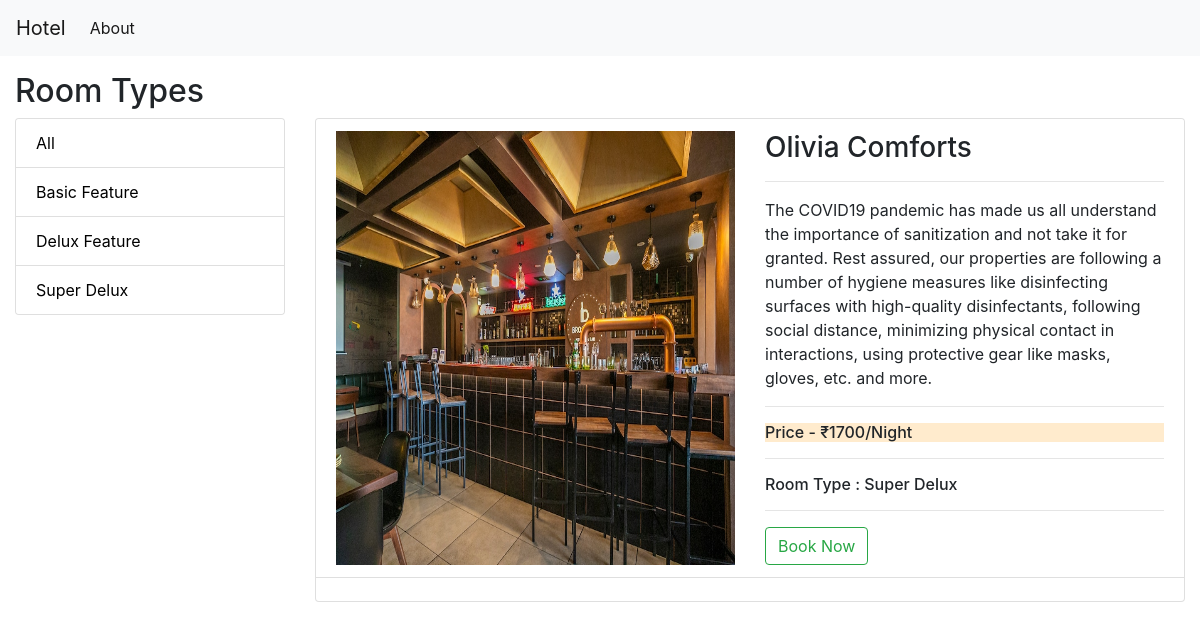
The page /category/3 on the database its author committed.
### hotel/models.py (models this page shows, shortened)
class Category(models.Model):
    name = models.CharField(max_length=200)
    class Meta:
        verbose_name_plural = 'Categories'
    def __str__(self):
        return self.name

class Room(models.Model):
    name = models.CharField(max_length=200)
    description = models.TextField()
    price = models.PositiveIntegerField()
    image = models.ImageField(upload_to='media/hotel')
    category = models.ForeignKey(Category, on_delete=models.CASCADE, related_name='categories')

### hotel/views.py (the view)
# urls.py: path('category/<int:id>', CategoryList.as_view(), name='filter'),
class CategoryList(View):
    def get(self, request, id=None):
        posts = Room.objects.all()
        if id:
            cat = Category.objects.get(id=id)
            rooms = Room.objects.filter(category = cat)
            return render(request, 'hotel/list.html',context={'rooms':rooms, 'categories':Category.objects.all()})
        categories = Category.objects.all()
        context = {'rooms':rooms, 'categories':categories}
        return render(request, 'hotel/list.html',context )

### hotel/templates/hotel/list.html
{% extends 'hotel/base.html' %}
{% block content %}
<br>
<br>
<br>
<div class="container-fluid">
    <h2>Room Types</h2>
    <div class="row">
        <div class="col-sm-3">
            <div class="card">
                <ul class="list-group list-group-flush">
                <li class="list-group-item" ><a href="{% url 'home' %}" style="color: black;">All</a></li>
                {% for category in categories %}
                  <li class="list-group-item"><a href="{% url 'filter' category.id %}" style="color: black;">{{category.name}}</a></li>
                {% endfor %}
                </ul>
            </div>
        </div>
        <br>
        <div class="col-sm-9">
            <div class="card">
                <ul class="list-group list-group-flush">
                    {% for room in rooms  %}
                        <li class="list-group-item">
                            <div class="row">
                                <div class="col-sm-6">
                                    {% if room.image %}
                                    <img src="{{  room.image.url }}" style="width: 100%; height: 100%;">
                                    {% else %}
                                    <img src="https://images.oyoroomscdn.com/uploads/hotel_image/17577/large/128cc8c233313218.jpg" class="img-fluid" alt="Responsive image">
                                    {% endif %}
                                </div>
                                <div class="col-sm-6">
                                    <h3>{{room.name}}</h3>
                                    <hr>
                                    <p>{{room.description}}</p>
                                    <hr>
                                    <h6 style="background-color: blanchedalmond;">Price - ₹{{room.price}}/Night</h6>
                                    <hr>
                                    <h6>Room Type : {{room.category}}</h6>
                                    <hr>
                                    <a href="{% url 'detail' %}"><button type="button" class="btn btn-outline-success">Book Now</button></a>
                                </div>
                            </div>
                        </li>
                        <br>
                    {% endfor %}
                </ul>
            </div>
        </div>
    </div>
</div>
{% endblock content %}

### rows shown on the page
Category: name "Basic Feature"
Category: name "Delux Feature"
Category: name "Super Delux"
Room: image (picture), name "Olivia Comforts", description "The COVID19 pandemic has made us all understand the importance of sanitization and not take it for granted. Rest assured, our properties are following a number of hygiene measures like disinfecting surfaces with high-quality disinfectants, following social distance, minimizing physical contact in interactions, using protective gear like masks, gloves, etc. and more.", price "1700", category "Super Delux"
